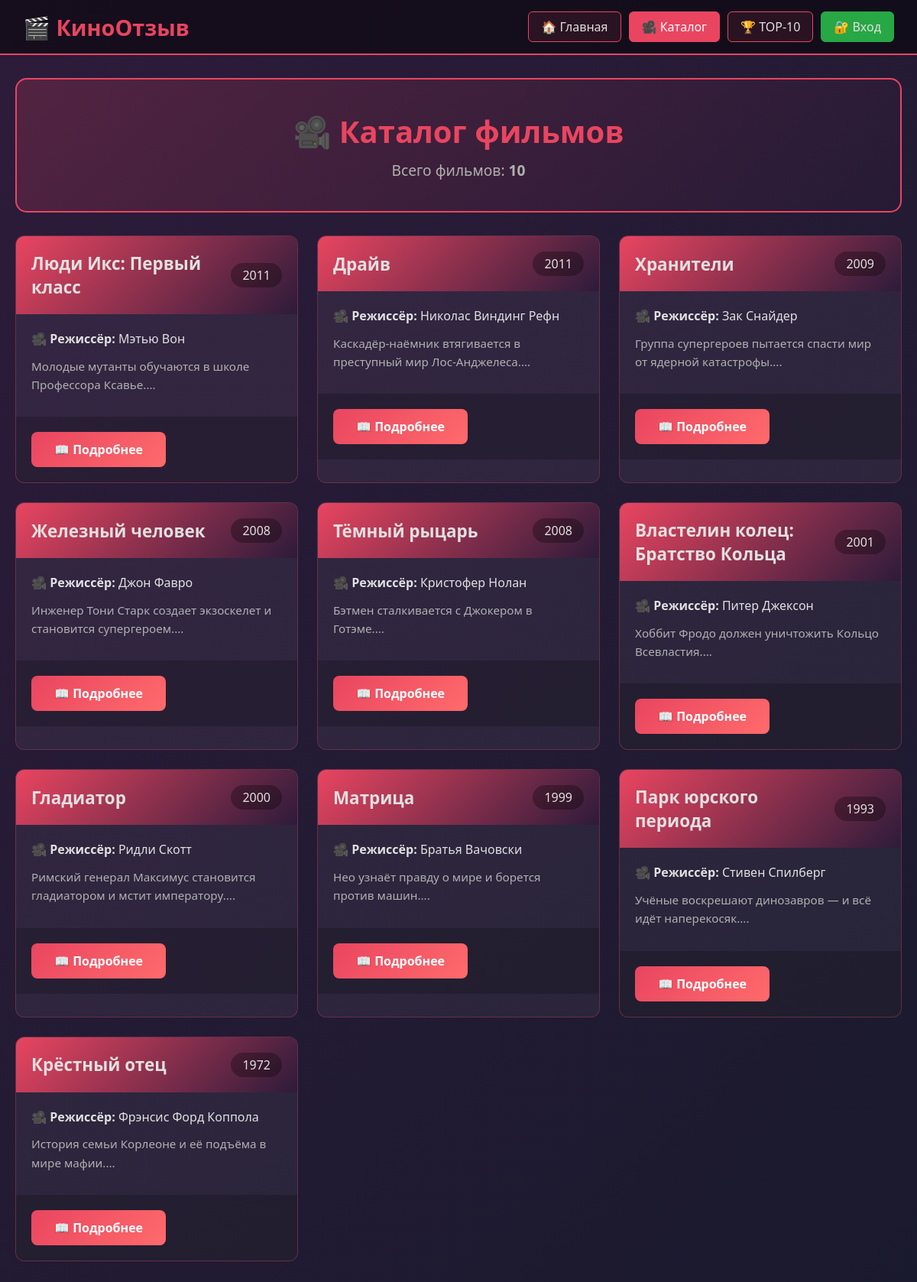
Page /hui123/my-new-project-film-strict/public/index.php?page=movies on the committed database.
### tables this page shows
CREATE TABLE `movies` (
  `id` int(11) NOT NULL,
  `title` varchar(255) NOT NULL,
  `year` year(4) NOT NULL,
  `director` varchar(100) DEFAULT NULL,
  `description` text DEFAULT NULL
);

### hui123/my-new-project-film-strict/src/Controllers/MovieController.php (called while the page is built, shortened)
<?php
class MovieController {
    private $pdo;
    public function __construct($pdo) {
        $this->pdo = $pdo;
    }
    public function catalog() {
        $movies = Movie::getAll($this->pdo);
        require dirname(__DIR__) . '/Views/movies.php';
    }
}
?>

### hui123/my-new-project-film-strict/src/Models/Movie.php (called while the page is built, shortened)
<?php
class Movie {
    public static function getAll(PDO $pdo) {
        try {
            $stmt = $pdo->query("SELECT id, title, year, director, description FROM movies ORDER BY year DESC");
            $rows = $stmt->fetchAll(PDO::FETCH_ASSOC);
            $movies = [];
            foreach ($rows as $row) {
                $movie = new self($pdo);
                $movie->id = $row['id'];
                $movie->title = $row['title'];
                $movie->year = $row['year'];
                $movie->director = $row['director'];
                $movie->description = $row['description'];
                $movies[] = $movie;
            }
            return $movies;
        } catch (PDOException $e) {
            error_log("Ошибка получения списка фильмов: " . $e->getMessage());
            return [];
        }
    }
}
?>

### hui123/my-new-project-film-strict/src/Helpers/functions.php (called while the page is built)
<?php
function e($text) {
    return htmlspecialchars($text ?? '', ENT_QUOTES, 'UTF-8');
}
?>

### hui123/my-new-project-film-strict/src/Views/movies.php (the view, shortened to what this page needs)
<div class="page-header">
    <h1>🎥 Каталог фильмов</h1>
    <p>Всего фильмов: <strong><?= count($movies) ?></strong></p>
</div>
<div class="movies-grid">
    <?php foreach ($movies as $movie): ?>
        <div class="movie-card">
            <div class="movie-card-header">
                <h3><?= e($movie->title) ?></h3>
                <span class="year"><?= e($movie->year) ?></span>
            </div>
            <div class="movie-card-body">
                <p><strong>🎥 Режиссёр:</strong> <?= e($movie->director) ?></p>
                <p class="description"><?= e(mb_substr($movie->description, 0, 120)) ?>...</p>
            </div>
            <div class="movie-card-footer">
                <a href="?page=movie&id=<?= $movie->id ?>" class="btn">📖 Подробнее</a>
            </div>
        </div>
    <?php endforeach; ?>
</div>

### hui123/my-new-project-film-strict/public/css/style.css (style rules this page uses)
* { margin: 0; padding: 0; box-sizing: border-box; }
body { font-family: 'Segoe UI', Tahoma, Geneva, Verdana, sans-serif; background: linear-gradient(135deg, #2d1b3a 0%, #1a1a2e 100%); min-height: 100vh; color: #e0e0e0; }
.btn { display: inline-block; padding: 12px 30px; background: linear-gradient(135deg, #e94560, #ff6b6b); color: white; text-decoration: none; border-radius: 8px; border: none; cursor: pointer; font-size: 1em; font-weight: 600; transition: all 0.3s; }
.page-header { text-align: center; padding: 40px; background: linear-gradient(135deg, rgba(233, 69, 96, 0.2), rgba(45, 27, 58, 0.2)); border-radius: 15px; margin-bottom: 30px; border: 2px solid #e94560; }
.page-header h1 { font-size: 2.5em; color: #e94560; margin-bottom: 10px; }
.movies-grid { display: grid; grid-template-columns: repeat(auto-fill, minmax(350px, 1fr)); gap: 25px; }
.movie-card { background: rgba(255,255,255,0.05); border-radius: 12px; overflow: hidden; border: 1px solid rgba(233, 69, 96, 0.3); transition: all 0.3s; }
.movie-card-header { background: linear-gradient(135deg, #e94560, #2d1b3a); padding: 20px; display: flex; justify-content: space-between; align-items: center; }
.movie-card-header h3 { margin: 0; font-size: 1.4em; }
.year { background: rgba(0,0,0,0.3); padding: 5px 15px; border-radius: 20px; }
.movie-card-body { padding: 20px; }
.movie-card-body p { margin-bottom: 10px; line-height: 1.6; }
.description { color: #b0b0b0; font-size: 0.95em; }
.movie-card-footer { padding: 20px; background: rgba(0,0,0,0.2); }

### hui123/my-new-project-film-strict/src/Views/movies.php (style rules this page uses)
.page-header { text-align: center; padding: 40px; background: linear-gradient(135deg, rgba(233, 69, 96, 0.2), rgba(45, 27, 58, 0.2)); border-radius: 15px; margin-bottom: 30px; border: 2px solid #e94560; }
.page-header h1 { font-size: 2.5em; color: #e94560; margin-bottom: 10px; }
.page-header p { font-size: 1.2em; color: #b0b0b0; }
.movies-grid { display: grid; grid-template-columns: repeat(auto-fill, minmax(350px, 1fr)); gap: 25px; }
.movie-card { background: rgba(255,255,255,0.05); border-radius: 12px; overflow: hidden; border: 1px solid rgba(233, 69, 96, 0.3); transition: all 0.3s; }
.movie-card-header { background: linear-gradient(135deg, #e94560, #2d1b3a); padding: 20px; display: flex; justify-content: space-between; align-items: center; }
.movie-card-header h3 { margin: 0; font-size: 1.4em; }
.year { background: rgba(0,0,0,0.3); padding: 5px 15px; border-radius: 20px; }
.movie-card-body { padding: 20px; }
.movie-card-body p { margin-bottom: 10px; line-height: 1.6; }
.description { color: #b0b0b0; font-size: 0.95em; }
.movie-card-footer { padding: 20px; background: rgba(0,0,0,0.2); }

### rows in the picture
movies: title "Люди Икс: Первый класс", year "2011", director "Мэтью Вон", description "Молодые мутанты обучаются в школе Профессора Ксавье."
movies: title "Драйв", year "2011", director "Николас Виндинг Рефн", description "Каскадёр-наёмник втягивается в преступный мир Лос-Анджелеса."
movies: title "Хранители", year "2009", director "Зак Снайдер", description "Группа супергероев пытается спасти мир от ядерной катастрофы."
movies: title "Железный человек", year "2008", director "Джон Фавро", description "Инженер Тони Старк создает экзоскелет и становится супергероем."
movies: title "Тёмный рыцарь", year "2008", director "Кристофер Нолан", description "Бэтмен сталкивается с Джокером в Готэме."
movies: title "Властелин колец: Братство Кольца", year "2001", director "Питер Джексон", description "Хоббит Фродо должен уничтожить Кольцо Всевластия."
movies: title "Гладиатор", year "2000", director "Ридли Скотт", description "Римский генерал Максимус становится гладиатором и мстит императору."
movies: title "Матрица", year "1999", director "Братья Вачовски", description "Нео узнаёт правду о мире и борется против машин."
movies: title "Парк юрского периода", year "1993", director "Стивен Спилберг", description "Учёные воскрешают динозавров — и всё идёт наперекосяк."
movies: title "Крёстный отец", year "1972", director "Фрэнсис Форд Коппола", description "История семьи Корлеоне и её подъёма в мире мафии."

### other values in the picture
count($movies) "10"
